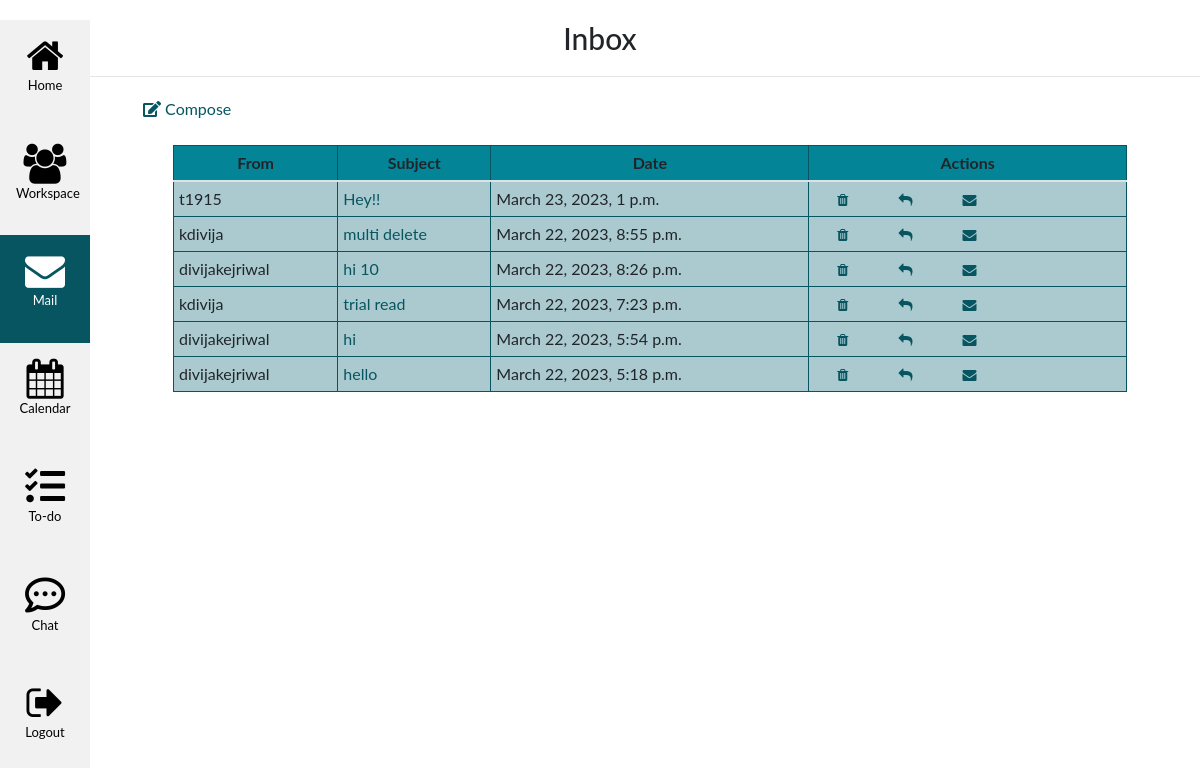
The page /email/inbox/ (signed in) on the database its author committed.
### emailapp/models.py (models this page shows)
class Email(models.Model):
    sender = models.ForeignKey(User, on_delete=models.CASCADE, related_name='sent_emails')
    recipient = models.ManyToManyField(User, related_name='received_emails')
    subject = models.CharField(max_length=200)
    body = models.TextField()
    timestamp = models.DateTimeField(auto_now_add=True)
    file = models.FileField(null=True, blank=True, upload_to='attachments/')
    read = models.BooleanField(default=False)

### emailapp/views.py (the view)
# urls.py: path('inbox/', inbox, name='inbox'),
@login_required
def inbox(request):
    received_emails = Email.objects.filter(recipient=request.user).order_by('-timestamp')
    return render(request, 'emailapp/inbox.html', {'received_emails': received_emails})

### templates/emailapp/inbox.html (shortened to what this page needs)
{% extends 'emailapp/base.html' %}
{% block title %}
    Inbox
{% endblock %}
{% block content %}
<div class="content">
<a class="icon-btn btn-info" href="{% url 'send_email' %}"><i class="fas fa-edit"></i>  Compose</a>
<br><br>
    {% if received_emails %}
        <table class="table form-table">
            <thead>
                <tr>
                    <th>From</th>
                    <th>Subject</th>
                    <th>Date</th>
                    <th>Actions</th>
                </tr>
            </thead>
            <tbody>
                {% for email in received_emails %}
                {% if email.read %}
                    <tr>
                        <td>{{ email.sender }}</td>
                        <td><a href="{% url 'email_detail' email.id %}">{{ email.subject }}</a></td>
                        <td>{{ email.timestamp }}</td>
                        <td>
                            <a class="icon-btn btn-sm btn-danger" href="{% url 'delete_email' email.id %}"><i class="fa fa-trash"></i></a>
                            <a class="icon-btn btn-sm btn-info" href="{% url 'reply_email' email.id %}"><i class="fa fa-reply"></i></a>
                            <a class="icon-btn btn-sm btn-info" href="{% url 'mark_as_read_unread' email.id %}"><i class="fa fa-envelope"></i></a>
                        </td>
                    </tr>
                    {% endif %}
                {% endfor %}
            </tbody>
        </table>
    {% else %}
        <p>Your inbox is empty.</p>
    {% endif %}
</div>
{% endblock %}

### static/workspace/css/styles.css (style rules this page uses)
a { color: #065561; }
.table { width: 90%; margin: auto; }
.table td, .table th { margin: auto; border: 1px solid #065561; padding: 5px; background-color: #aacacf; }
.table th { text-align: center; background-color: #038497; }

### static/base.css (style rules this page uses)
body { font-family: "ptsans", "Lato", "Helvetica Neue", Helvetica, Arial, sans-serif; }
.icon-btn { border-radius: 3px; padding: 10px 20px; color: #065561; background-color: transparent; box-shadow: 0 0 0 0; margin: 3px; cursor: pointer; }
.content { margin: 20px; }
div.content { margin-left: 120px; height: 100%; }

### rows shown on the page
Email: sender "t1915", subject "Hey!!", timestamp "March 23, 2023, 1 p.m."
Email: sender "kdivija", subject "multi delete", timestamp "March 22, 2023, 8:55 p.m."
Email: sender "divijakejriwal", subject "hi 10", timestamp "March 22, 2023, 8:26 p.m."
Email: sender "kdivija", subject "trial read", timestamp "March 22, 2023, 7:23 p.m."
Email: sender "divijakejriwal", subject "hi", timestamp "March 22, 2023, 5:54 p.m."
Email: sender "divijakejriwal", subject "hello", timestamp "March 22, 2023, 5:18 p.m."
